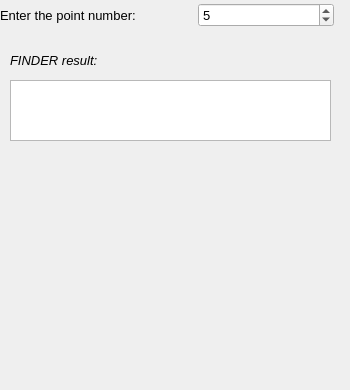
        <widget class="QWidget" name="attackbypointpage">
         <widget class="QWidget" name="gridLayoutWidget_6">
          <property name="geometry">
           <rect>
            <x>0</x>
            <y>0</y>
            <width>341</width>
            <height>31</height>
           </rect>
          </property>
          <layout class="QGridLayout" name="gridLayout_7">
           <property name="leftMargin">
            <number>0</number>
           </property>
           <property name="topMargin">
            <number>0</number>
           </property>
           <property name="rightMargin">
            <number>7</number>
           </property>
           <property name="horizontalSpacing">
            <number>62</number>
           </property>
           <property name="verticalSpacing">
            <number>14</number>
           </property>
           <item row="0" column="1">
            <widget class="QLabel" name="label_33">
             <property name="font">
              <font>
               <pointsize>10</pointsize>
               <weight>50</weight>
               <bold>false</bold>
              </font>
             </property>
             <property name="text">
              <string>Enter the point number:</string>
             </property>
            </widget>
           </item>
           <item row="0" column="2">
            <widget class="QSpinBox" name="point_num">
             <property name="font">
              <font>
               <pointsize>10</pointsize>
               <weight>50</weight>
               <bold>false</bold>
              </font>
             </property>
             <property name="value">
              <number>5</number>
             </property>
            </widget>
           </item>
          </layout>
         </widget>
         <widget class="QLabel" name="label_6">
          <property name="enabled">
           <bool>true</bool>
          </property>
          <property name="geometry">
           <rect>
            <x>10</x>
            <y>50</y>
            <width>151</width>
            <height>21</height>
           </rect>
          </property>
          <property name="font">
           <font>
            <pointsize>10</pointsize>
            <weight>50</weight>
            <italic>true</italic>
            <bold>false</bold>
           </font>
          </property>
          <property name="text">
           <string>FINDER result:</string>
          </property>
         </widget>
         <widget class="QTextBrowser" name="FINDER_result">
          <property name="geometry">
           <rect>
            <x>10</x>
            <y>80</y>
            <width>321</width>
            <height>61</height>
           </rect>
          </property>
          <property name="font">
           <font>
            <pointsize>10</pointsize>
            <weight>50</weight>
            <bold>false</bold>
           </font>
          </property>
         </widget>
         <widget class="QWidget" name="widget_4" native="true">
          <property name="geometry">
           <rect>
            <x>0</x>
            <y>140</y>
            <width>341</width>
            <height>241</height>
           </rect>
          </property>
         </widget>
        </widget>
